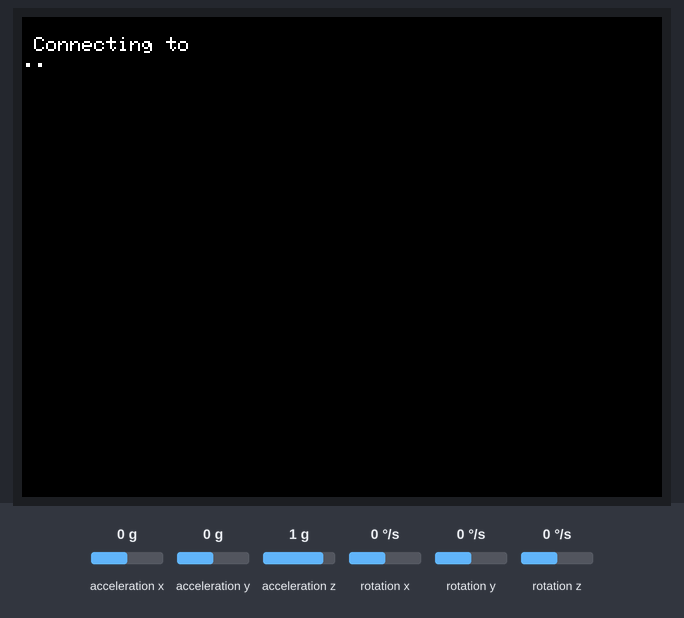
A sketch run on a simulated ESP32. Shown: 320×240 colour display. The inputs (shaded band) are chosen by the test bench; at power-on: acceleration x 0 g, acceleration y 0 g, acceleration z 1 g, rotation x 0 °/s, rotation y 0 °/s, rotation z 0 °/s. WiFi joins after 1.5 s; servers stay silent unless stated; EEPROM starts erased; no MQTT or app messages arrive unless stated.

Above: at 1.3 s.
At 2.4 s:
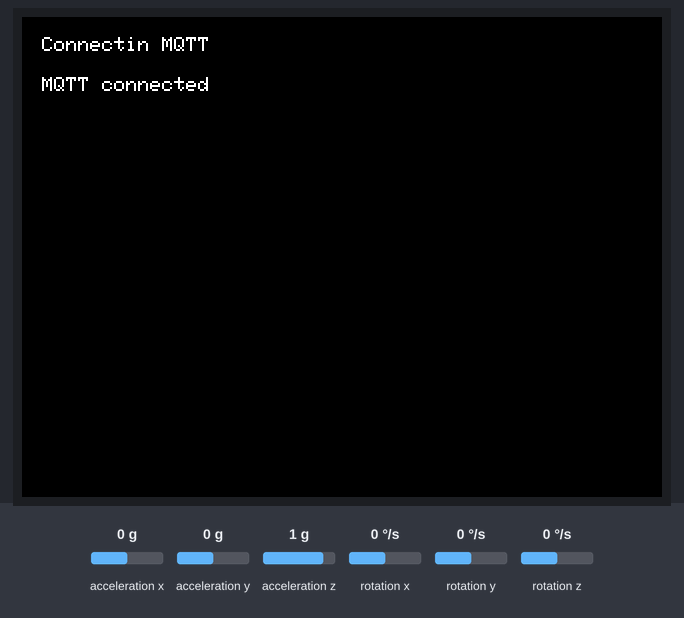

The sketch:

Telemetryc_code_arduino.ino
```cpp
//Jan Israel Charrez Gomez
//Lab 3 - WiFi telemetry over MQTT
//Instructor Kyle Jonhsen
#include "M5Unified.h"
#include "wifi_final_version.h"
#include "PubSubClient.h"
#include <Preferences.h>

Preferences preferences;
M5Canvas canvas(&M5.Display);
WiFiClient wifiClient;
PubSubClient mqttClient(wifiClient);
char username[50];
char password[50];
char ssid[50];

const char *MOVEMENT_TOPIC ="elee2045/jan_gomez_FINAL/movement";
const char *BATTERY_TOPIC = "elee2045sp25/jan_gomez_FINAL/battery";
const char *SOUND_TOPIC ="elee2045/jan_gomez_FINAL/sound";
const char *RATE_TOPIC = "elee2045sp25/jan_gomez_FINAL/rate";
const char *VELOCITY_TOPIC ="elee2045/jan_gomez_FINAL/velocity";

uint32_t DURATION_OF_DATA = 3000;
unsigned long last_attempt_time = 0;
float vx = 0;
float vy = 0;
float vz = 0;
#define NUM_SAMPLES 400
int16_t samples[NUM_SAMPLES];

float getAverageMicVolume() {
  for (int i = 0; i < 5; i++) {
    M5.Mic.record(samples, NUM_SAMPLES);
  }
  int32_t avg = 0;
  for (int i = 0; i < NUM_SAMPLES; i++) avg += abs(samples[i]);
  avg /= NUM_SAMPLES;
  return avg / (float)(0x7FFF);
}

void mqttMessageCallback(char *topic, uint8_t* payload, unsigned int length) {
  if (strcmp(topic, RATE_TOPIC) == 0 && length == sizeof(uint32_t)) {
    memcpy(&DURATION_OF_DATA, payload, length);
    preferences.putULong("interval", DURATION_OF_DATA);
    canvas.clear();
    canvas.setCursor(10, 10);
    canvas.printf("Got Rate: %lu ms", DURATION_OF_DATA);
    canvas.pushSprite(0, 0);
  }
}

void connectToMQTT() {
  canvas.clear();
  canvas.setCursor(10, 10);
  canvas.println("Connectin MQTT");
  if (!mqttClient.connect("", "giiuser", "giipassword")) {
    canvas.setCursor(10, 30);
    canvas.printf("MQTT failed, rc=%d", mqttClient.state());
  } else {
    canvas.setCursor(10, 30);
    canvas.println("MQTT connected");
    mqttClient.subscribe(RATE_TOPIC);
  }
  canvas.pushSprite(0, 0);
}

void setup() {
  M5.begin();
  M5.Mic.begin();
  Serial.begin(115200);
  M5.Display.setRotation(1);
  canvas.createSprite(M5.Display.width(), M5.Display.height());

  mqttClient.setServer("eduoracle.ugavel.com", 1883);
  mqttClient.setCallback(mqttMessageCallback);

  preferences.begin("wifi", false);
  preferences.getString("ssid", ssid, 50);
  preferences.getString("username", username, 50);
  preferences.getString("password", password, 50);
  DURATION_OF_DATA = preferences.getULong("interval", 5000);
}

void loop() {
  while (WiFi.status() != WL_CONNECTED || !mqttClient.connected()) {
    connectToWifi(ssid, username, password);
    connectToMQTT();
  }
  float ax = 0.0;
  float ay = 0.0;
  float az = 0.0;
  float gx = 0.0;
  float gy = 0.0;
  float gz = 0.0;

  M5.Imu.getAccel(&ax, &ay, &az);
  M5.Imu.getGyro(&gx, &gy, &gz);

  float timet = DURATION_OF_DATA / 1000.0;
  vx = vx + ax * timet;
  vy = vy + ay * timet;
  vz = vz + az * timet;

  float movement_data[6] = {ax, ay, az, gx, gy, gz};
  float velocity_data[3] = {vx, vy, vz};
  int16_t battery = M5.Power.getBatteryVoltage();
  float sound_level = getAverageMicVolume();

  mqttClient.publish(MOVEMENT_TOPIC, (uint8_t*)movement_data, sizeof(movement_data));
  mqttClient.publish(VELOCITY_TOPIC, (uint8_t*)velocity_data, sizeof(velocity_data));
  mqttClient.publish(BATTERY_TOPIC, (uint8_t*)&battery, sizeof(int16_t));
  mqttClient.publish(SOUND_TOPIC, (uint8_t*)&sound_level, sizeof(float));

  if (DURATION_OF_DATA < 15000) {
    while (millis() - last_attempt_time < DURATION_OF_DATA) {
      M5.delay(1);
      mqttClient.loop();
    }
    mqttClient.loop();
    last_attempt_time = millis();
    return;
  }
}
```

wifi_final_version.h
```cpp
#include "WiFi.h"
#include "M5Unified.h"
// Takes the network id, username (empty for open/WPA2-personal), and password.
// Credentials are entered on the device at runtime, not hardcoded.
bool connectToWifi(char * ssid, char * username, char * password){
  WiFi.mode(WIFI_STA);
  M5.Display.print(" Connecting to "); M5.Display.println(ssid);
  WiFi.disconnect();
  if(strlen(username)==0){
    WiFi.begin(ssid,password);
  }else{
   WiFi.begin(ssid,WPA2_AUTH_PEAP,"",username,password);
  }
  M5.Display.clear();
  M5.Display.setCursor(0,10);
  M5.Display.printf(" Connecting to %s\n", ssid);
  for(int k=0;k<30;k++){
    M5.Display.print(".");
    M5.delay(1000);
    if(WiFi.status() == WL_CONNECTED){
      break;
    }
  }
  if(WiFi.status() == WL_CONNECTED){
    M5.Display.println(" Connected");
    M5.Display.println(WiFi.localIP());
    return true;
  }
  return false;
}
```

Measured:
- what the display in image 0 shows lasts 1.0 s, from 1.2 s to 2.2 s
